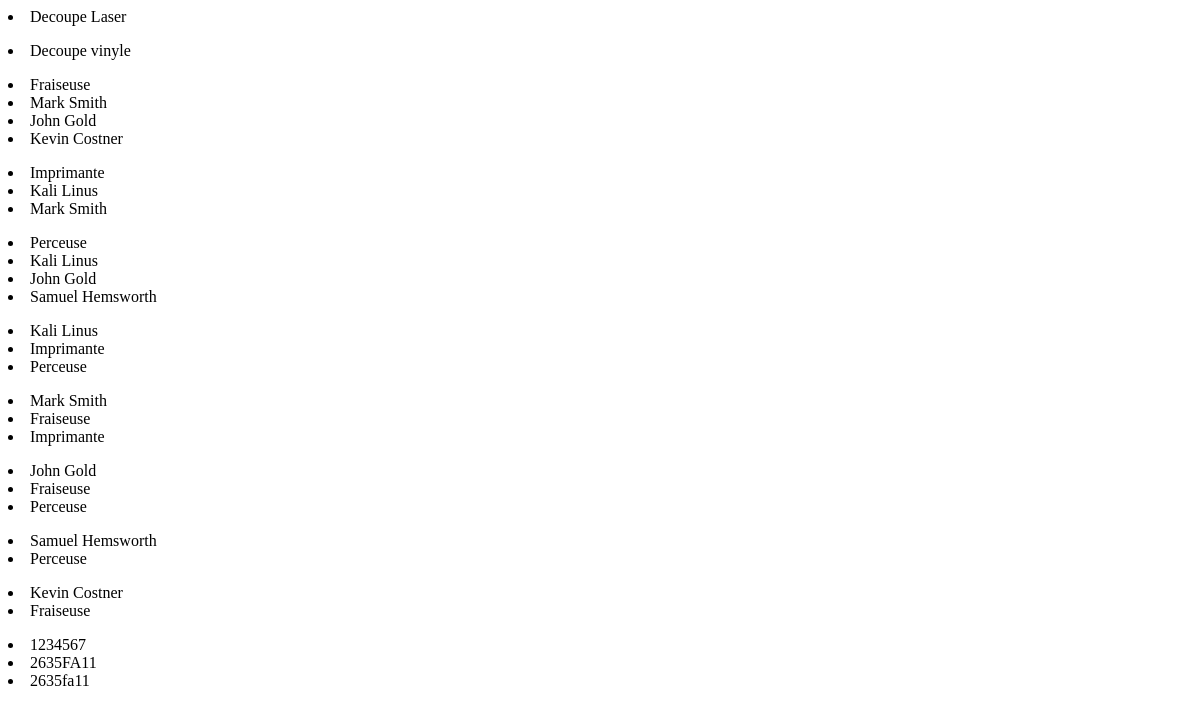
/fablab/testpage/ (signed in), run on an earlier commit of the app's database.
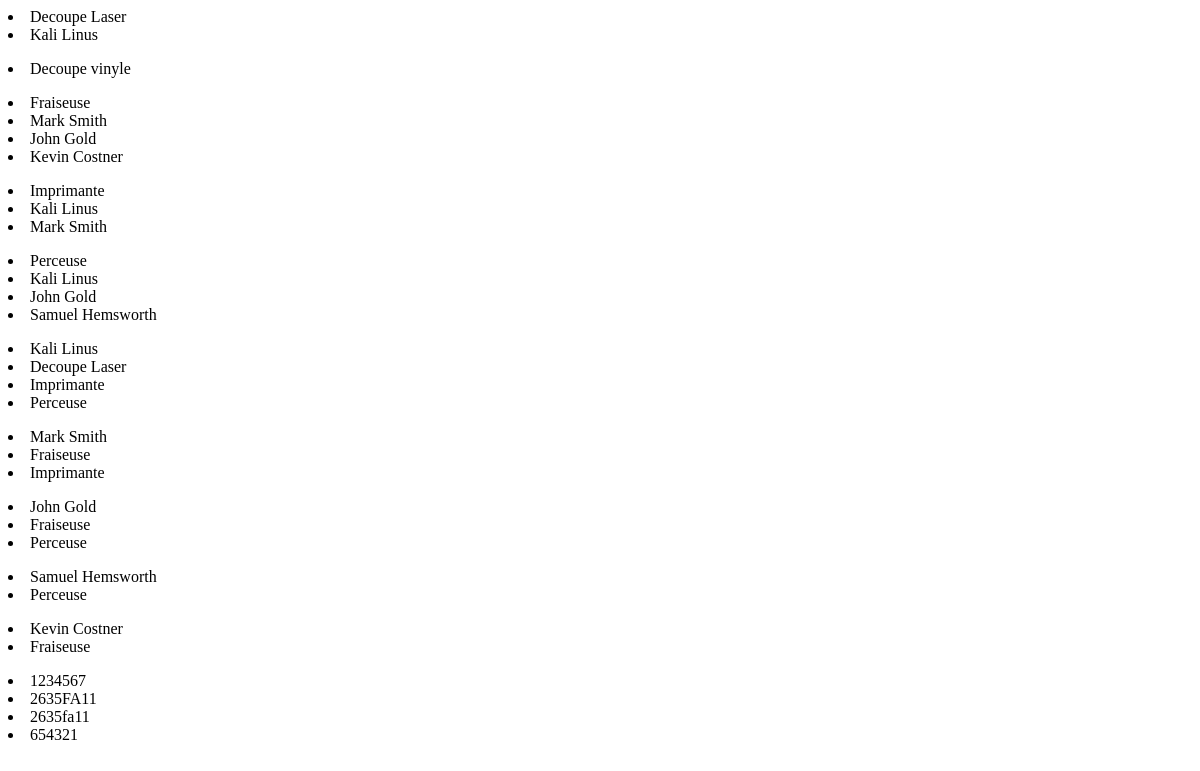
And on a later commit of the database.
### fablab/models.py (models this page shows)
class Machine(models.Model):
    machine_name = models.CharField(max_length=100)
    machine_user = models.ManyToManyField(Machine_User)
    machine_id = models.CharField(max_length=100, null=False, default=5)
    machine_status = models.CharField(max_length=100, null=False, default="Available")
    def __str__(self):
        return self.machine_name
    class Meta:
        ordering = ('machine_name',)

class Machine_User(models.Model):
    first_name = models.CharField(max_length=30)
    last_name = models.CharField(max_length=30)
    def __str__(self):
        return "%s %s" % (self.first_name, self.last_name)

class CardID(models.Model):
    cardID = models.CharField(max_length=200)
    machine_user = models.ForeignKey(Machine_User, on_delete=models.CASCADE, null=True)
    def __str__(self):
        return self.cardID

### fablab/views.py (the view)
@login_required(login_url='/fablab/index2')
def testpage(request):
	machine_list = Machine.objects.all()
	user_list = Machine_User.objects.all()
	cardID_list = CardID.objects.all();
	context = { 'machine_list': machine_list, 'user_list' : user_list, 'cardID_list' : cardID_list }
	return render(request, 'fablab/testpage.html', context)

### fablab/templates/fablab/testpage.html (shortened to what this page needs)
{% for machine in machine_list %}
    <li> {{ machine.machine_name }} </li>
    {% for m_user in machine.machine_user.all %}
		<li> {{ m_user }} </li>
	{% endfor %}
{% endfor %}
{% for user in user_list %}
    <li> {{ user }} </li>
    {% for u_machine in user.machine_set.all %}
		<li> {{ u_machine }} </li>
	{% endfor %}
{% endfor %}
{% for card in cardID_list %}
    <li> {{ card }} </li>
{% endfor %}

What changed in the data, as far as the page shows it:
changed Machine "Decoupe Laser": gains Machine_User (first_name+last_name "Kali Linus")
changed Machine_User "Kali Linus": gains Machine (machine_name "Decoupe Laser")
added CardID: cardID "654321"
